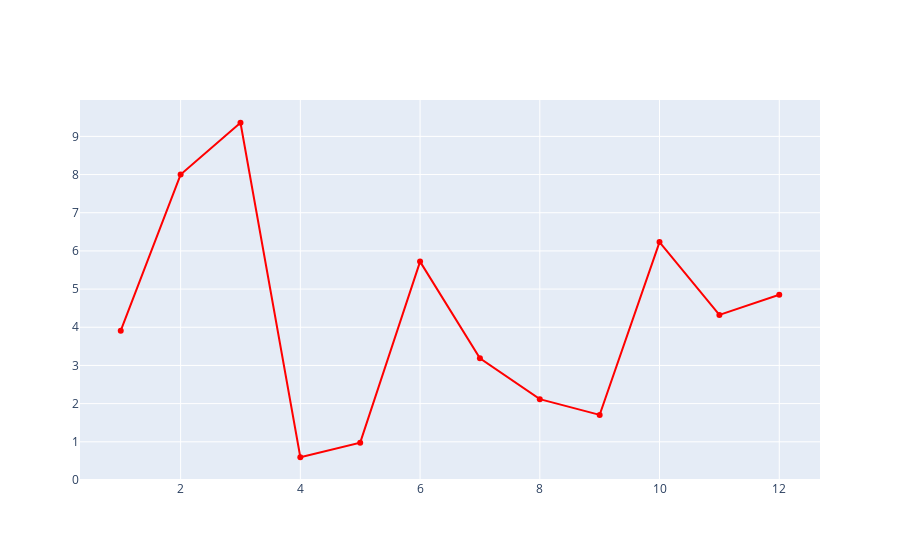

Notebook source saved alongside this figure:
### Code cell
#go.Scatter(x=line_data['Month'], y=line_data['ArrDelay'], mode='lines', marker=dict(color='green'))
#fig = go.Figure()
fig = go.Figure(data=go.Line(x=line_data['Month'], y=line_data['ArrDelay'], marker=dict(color='red')))
fig.show()

### Figure 1 — Plotly figure (JSON) as saved in the notebook; plotly's stock layout.template omitted (floating-point values rounded to 4 significant figures)
{"data": [{"marker": {"color": "red"}, "type": "scatter", "x": [1, 2, 3, 4, 5, 6, 7, 8, 9, 10, 11, 12], "y": [3.909, 8, 9.357, 0.5949, 0.9765, 5.72, 3.186, 2.117, 1.705, 6.231, 4.324, 4.853]}], "layout": {"autosize": true, "xaxis": {"autorange": true, "range": [0.3382, 12.66], "type": "linear"}, "yaxis": {"autorange": true, "range": [-0.1282, 10.08], "type": "linear"}}}
